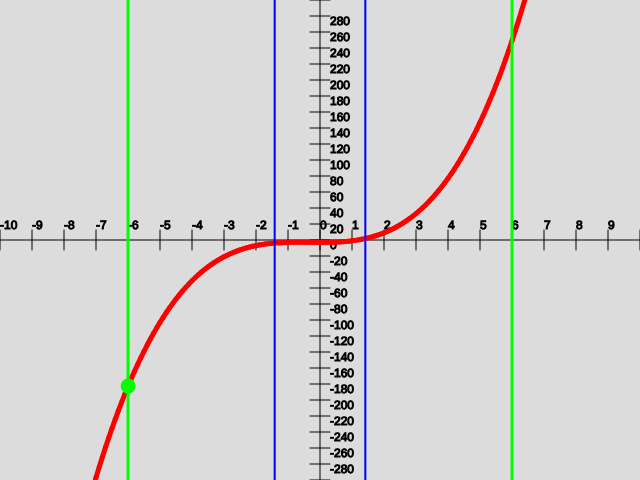
Frame 1 (no input)
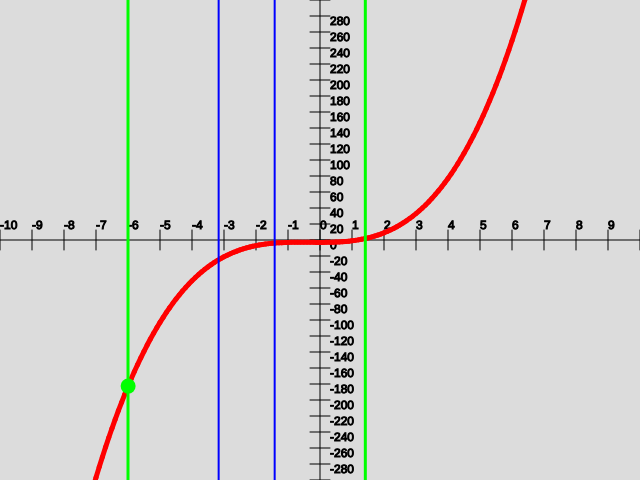
Frame 60 (no input)
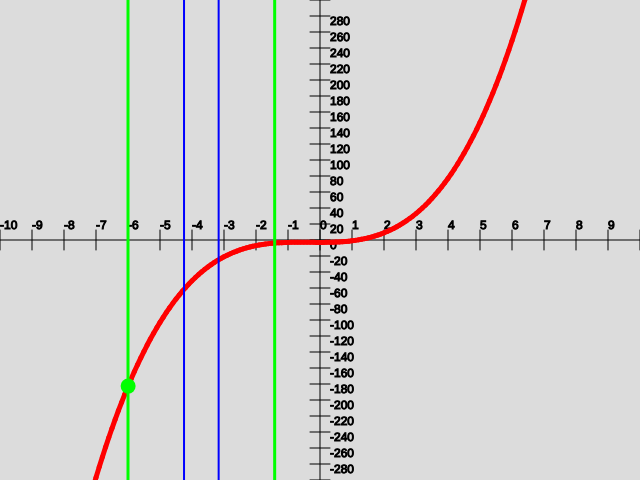
Frame 120 (the mouse pressed at the canvas centre since frame 60)

The p5.js sketch that drew these frames (run headless with seeded random() and noise() and a simulated clock; from frame 60 on, the mouse is pressed at the canvas centre):

// p5.js sketch
// ── sketch.js
let points = [];

let input;
let btn;

let func;

let x1 = -10;
let x2 = -x1;
let yMin = -300;
let yMax = -yMin;
let step = 0.1;

let steps = [];

let answerText;
let iterNum;

let aInput;
let bInput;
let lInput;
let eInput;

function setup() {
	createCanvas(640, 480);

	createElement('label', 'f(x) = ');
	input = createInput('x**3 + x**2 - 3');
	input.size(200);
	func = x => eval(input.value());
	createElement('br');

	createElement('label', 'Начало интервала: ');
	aInput = createInput('-6');
	createElement('br');

	createElement('label', 'Конец интервала: ');
	bInput = createInput('6');
	createElement('br');
	createElement('label', 'Допустимая длина конечного интервала: ');
	lInput = createInput('0.01');
	createElement('br');

	createElement('label', 'Константа различимости: ');
	eInput = createInput('0.0001');
	createElement('br');

	let resultX = fibMethod(func);
	let resultY = func(resultX);
	answerText = createElement('h3', 'Минимум ф-ии: ( x = ' + resultX + ' , f(x) = ' + resultY + '); Кол-во итераций: ' + iterNum);

	btn = createButton('OK');
	btn.mousePressed(() => {
		func = x => eval(input.value());

		resultX = fibMethod(func);
		resultY = func(resultX);
		answerText.html('Минимум ф-ии: ( x = ' + resultX + ' , f(x) = ' + resultY + '); Кол-во итераций: ' + iterNum);

		background(220);
		drawChart();
		redraw();
	});
}

function drawVertLine(x0) {
	let x = map(x0, x1, x2, 0, width);
	line(x, 0, x, height);
}

function draw() {
	background(220);
	drawChart();

	strokeWeight(1);

	let i = floor(frameCount / 50) % steps.length;
	strokeWeight(3);
	drawVertLine(steps[i].a);
	drawVertLine(steps[i].b);
	strokeWeight(2);
	stroke(0, 0, 255);
	drawVertLine(steps[i].y);
	drawVertLine(steps[i].z);
	//print(steps[i]);
}

function drawAxis() {
	stroke(0, 0, 0);
	strokeWeight(1);
	let y = map(0, yMin, yMax, height, 0);
	line(0, y, width, y);

	for (let yy = yMin; yy <= yMax; yy += 20) {
		y = map(yy, yMin, yMax, height, 0);
		line(width / 2 - 10, y, width / 2 + 10, y);

		text(yy, width / 2 + 10, y, width / 2 + 30, y);
	}

	let x = map(0, x1, x2, 0, width);
	line(x, 0, x, height);

	for (let xx = x1; xx <= x2; xx += 1) {
		x = map(xx, x1, x2, 0, width);
		line(x, height / 2 - 10, x, height / 2 + 10);

		text(xx, x, height / 2 - 20, x, height / 2 + 10);
	}
}

function drawChart() {
	drawAxis(x1, x2, yMin, yMax);

	stroke(255, 0, 0);
	strokeWeight(5);
	points = [];

	for (let x = x1; x <= x2; x += step) {
		let y = func(x);

		let xMapped = map(x, x1, x2, 0, width);
		let yMapped = map(y, yMin, yMax, height, 0);

		points.push({ x: xMapped, y: yMapped });
	}

	for (let i = 0; i < points.length - 1; i++) {
		line(points[i].x, points[i].y, points[i + 1].x, points[i + 1].y);
	}

	strokeWeight(15);
	stroke(0, 255, 0);

	let x0 = fibMethod(func);
	let minX = map(x0, x1, x2, 0, width);
	let minY = map(func(x0), yMin, yMax, height, 0);
	point(minX, minY);
}

function fib(n) {
	let n0 = 0;
	let n1 = 1;
	for (let i = 0; i < n; i++) {
		let temp = n1;
		n1 = n1 + n0;
		n0 = temp;
	}

	return n1;
}

// OX: ------ a ------ y ------ . ------ z ------ b ------
function fibMethod(myFunc) {
	steps = [];
	let a = parseFloat(aInput.value());
	let b = parseFloat(bInput.value());
	let l = parseFloat(lInput.value());
	let e = parseFloat(eInput.value());

	print(a, b, l, e);

	let N = 0;
	while (fib(N) < (b - a) / l) {
		N += 1;
	}

	let k = 0;
	let y = a + (fib(N - 2) / fib(N)) * (b - a);
	let z = a + (fib(N - 1) / fib(N)) * (b - a);

	while (true) {
		let f_y = myFunc(y);
		let f_z = myFunc(z);

		steps.push({ a: a, y: y, z: z, b: b, res: f_y <= f_z });

		if (f_y <= f_z) {
			a = a;
			b = z;
			z = y;
			y = a + (fib(N - k - 3) / fib(N - k - 1)) * (b - a);
		} else {
			a = y;
			b = b;
			y = z;
			z = a + (fib(N - k - 2) / fib(N - k - 1)) * (b - a);
		}

		let prev_a = a;
		let prev_b = b;
		let prev_y = y;
		let prev_z = z;

		if (k >= N - 3) {
			y = prev_y = prev_z;

			z = y + e;
			f_y = myFunc(y);
			f_z = myFunc(z);

			steps.push({ a: a, y: y, z: z, b: b, res: f_y <= f_z });

			if (f_y <= f_z) {
				a = prev_a;
				b = z;
			} else {
				a = y;
				b = prev_b;
			}

			iterNum = k + 1;
			steps.push({ a: (a + b) / 2, y: (a + b) / 2, z: (a + b) / 2, b: (a + b) / 2, res: f_y <= f_z });
			return (a + b) / 2;
		} else {
			k += 1;
		}
	}
}
